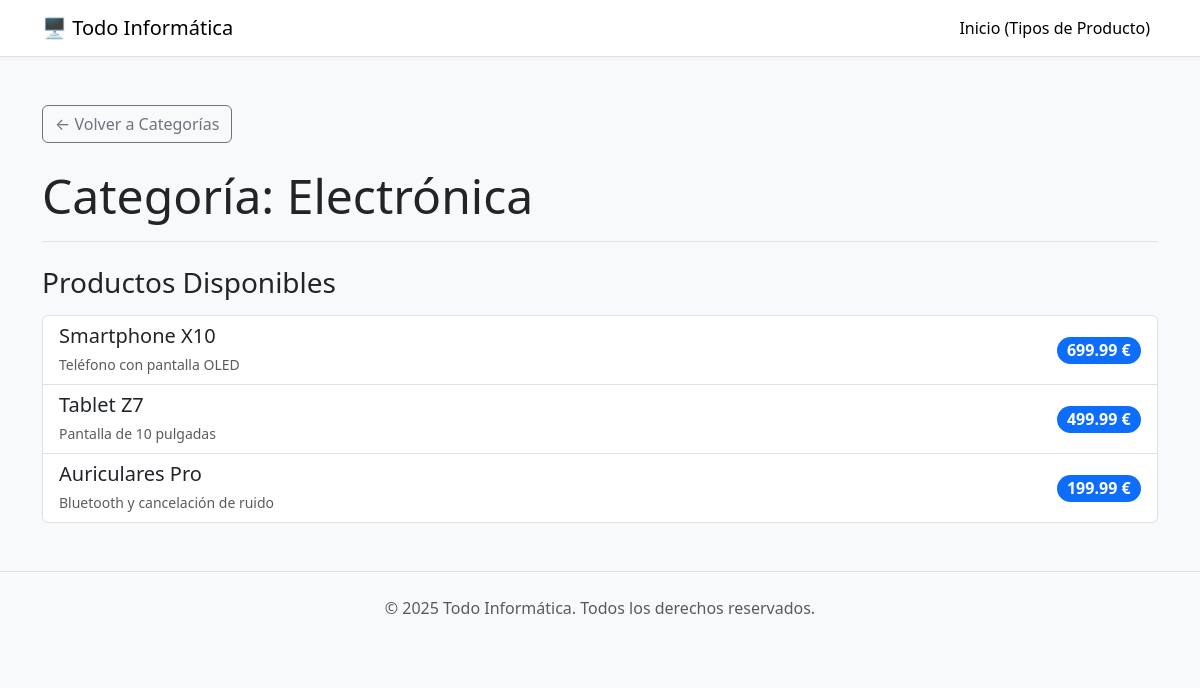
/appTodoInformaticaProyecto/tipoproducto/1/, run on the app's committed database.
### appTodoInformaticaProyecto/models.py (models this page shows, shortened)
class TipoProducto(models.Model):
    nombre = models.CharField(max_length=50)

class Producto(models.Model):
    nombre = models.CharField(max_length=50)
    descripcion = models.TextField()
    precio_base = models.DecimalField(max_digits=10, decimal_places=2)
    tipo = models.ForeignKey(TipoProducto, on_delete=models.CASCADE)
    imagen = models.ImageField(upload_to='productos/', null=True, blank=True)

### appTodoInformaticaProyecto/views.py (the view)
# urls.py: path('tipoproducto/<int:tipoproducto_id>/', views.show_tipoProducto, name='detail'),
def show_tipoProducto(request, tipoproducto_id):
	tipo = TipoProducto.objects.get(pk=tipoproducto_id)
	productos = tipo.producto_set.all()
	context = {
		'tipo': tipo,
		'productos': productos
	}
	return render(request, 'show_tipoProducto.html', context)

### Templates/show_tipoProducto.html (shortened to what this page needs)
{% extends 'base.html' %}
{% block content %}
  <a href="{% url 'index' %}" class="btn btn-outline-secondary mb-4">&larr; Volver a Categorías</a>
  <h1 class="display-5 border-bottom pb-3 mb-4">Categoría: {{ tipo.nombre }}</h1>
  <h2 class="fs-3 mb-3">Productos Disponibles</h2>
  {% if productos %}
    <div class="list-group">
      {% for producto in productos %}
        <a href="{% url 'producto' producto.id %}" class="list-group-item list-group-item-action d-flex justify-content-between align-items-center">
          <div>
            <h5 class="mb-1">{{ producto.nombre }}</h5>
            <small class="text-muted">{{ producto.descripcion|truncatewords:20 }}</small>
          </div>
          <span class="badge bg-primary rounded-pill fs-6">{{ producto.precio_base }} €</span>
        </a>
      {% endfor %}
    </div>
  {% else %}
    <div class="alert alert-info" role="alert">
      Actualmente no hay productos disponibles en esta categoría.
    </div>
  {% endif %}
{% endblock %}

### Templates/base.html (style rules this page uses)
body { background-color: #f8f9fa; }

### data on the page
TipoProducto: nombre "Electrónica"
Producto: nombre "Smartphone X10", descripcion "Teléfono con pantalla OLED", precio_base "699.99"
Producto: nombre "Tablet Z7", descripcion "Pantalla de 10 pulgadas", precio_base "499.99"
Producto: nombre "Auriculares Pro", descripcion "Bluetooth y cancelación de ruido", precio_base "199.99"
